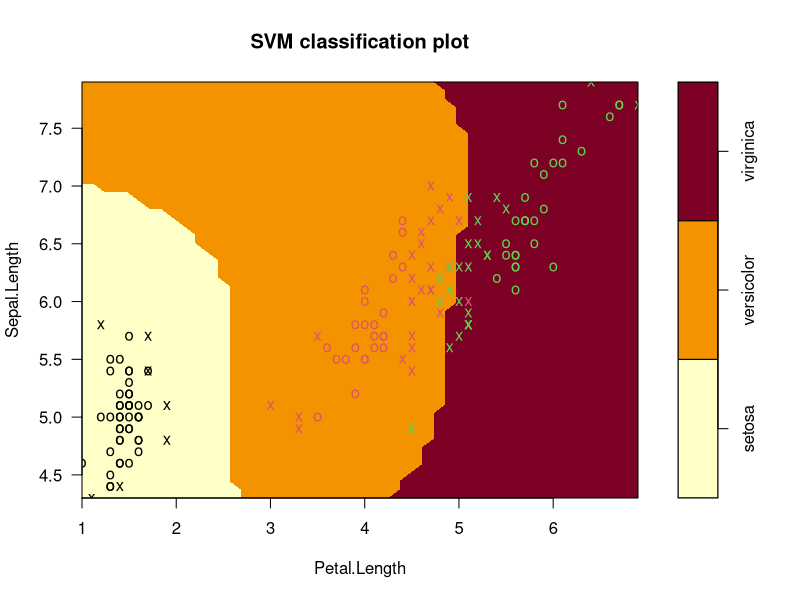
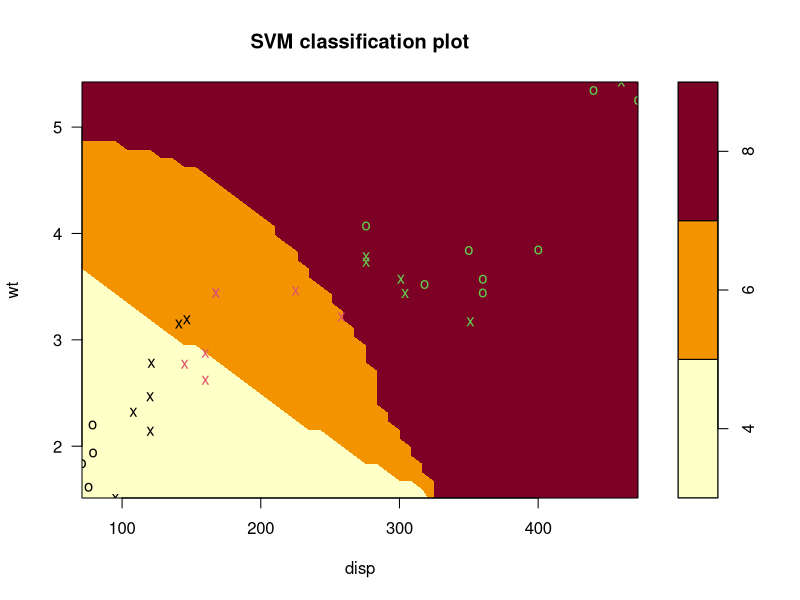
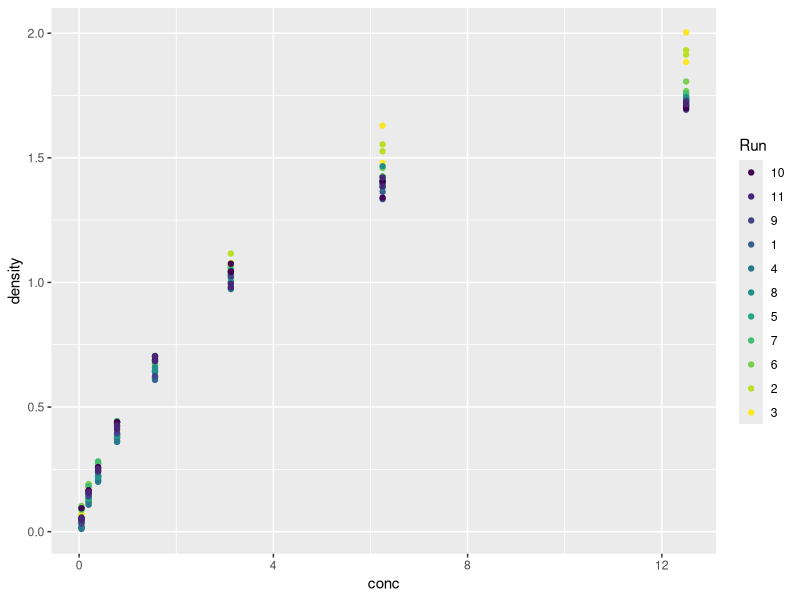
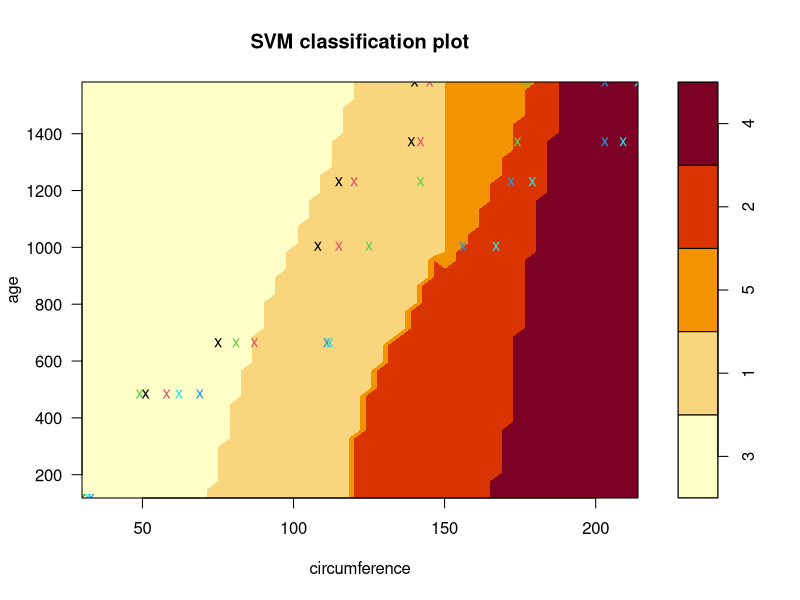
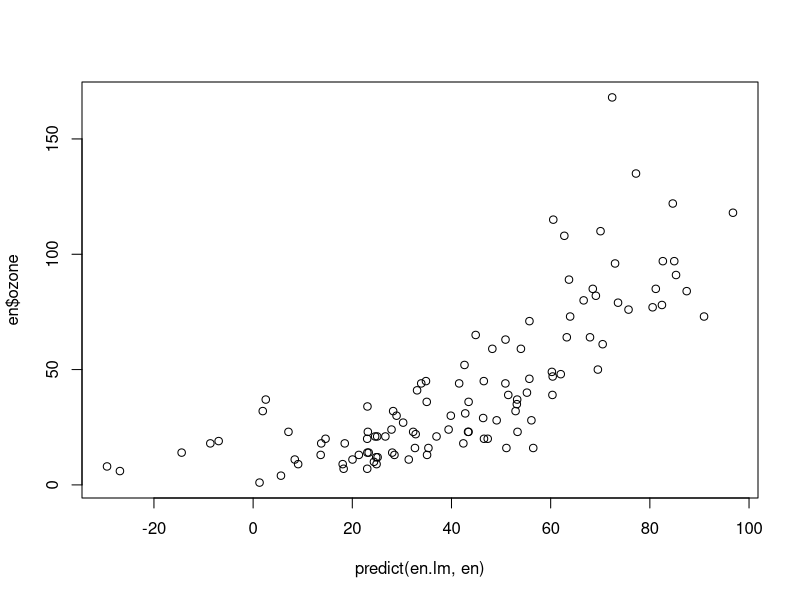
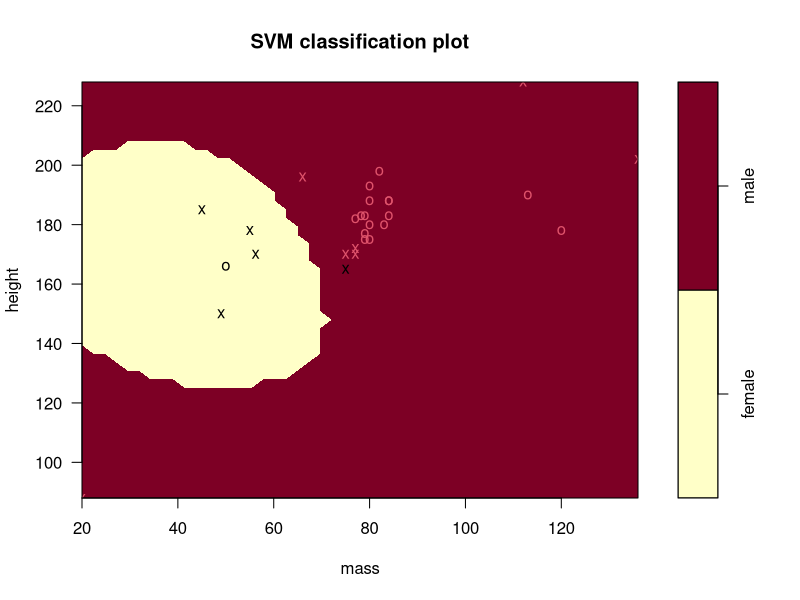
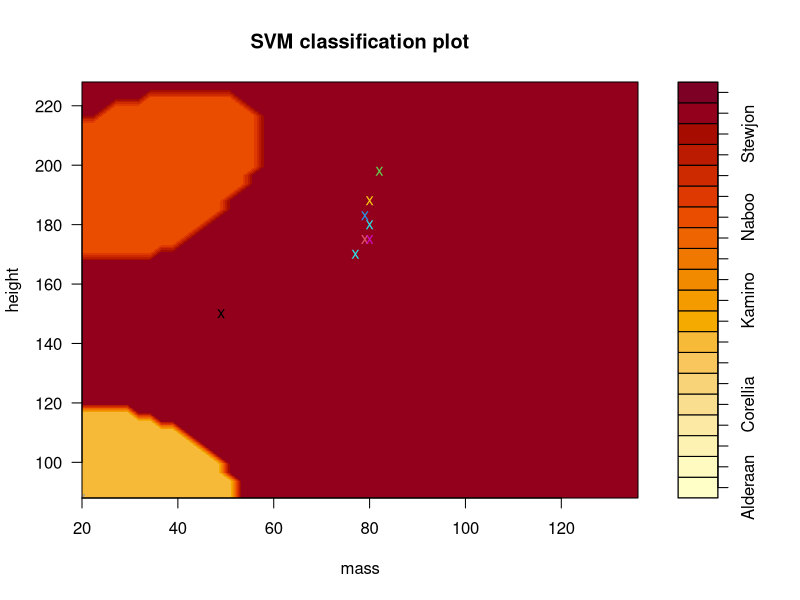

These charts were generated, in order, by the following R code:
library(e1071)
library(ggplot2)
library(purrr)
library(tidyverse)

#
data("iris")
svm_model <- svm(Species ~ Sepal.Length+Petal.Length, data=iris)
plot(svm_model, iris, Sepal.Length~Petal.Length)

#
data("mtcars")
mod=svm(as.factor(cyl)~wt+disp,data=mtcars)
plot(mod,mtcars,wt~disp)

#
library(ggplot2)
data("DNase")
d=DNase
ggplot(d)+geom_point(aes(conc,density,color=Run))

#
data("Orange")
org=Orange
org.svm=svm(as.factor(Tree)~.,org)
plot(org.svm,org,age~circumference)

#
library(lattice) ##for the dataset
data("environmental")
en=environmental
en.lm=lm(ozone~.,en)
plot(predict(en.lm,en),en$ozone)

#
data("starwars")
stw=starwars
stw=na.omit(stw)
stw
stw_svm=svm(as.factor(sex)~height+mass,stw)
plot(stw_svm,stw,height~mass)

#
data("starwars")
stw=starwars
stw=na.omit(stw)
stw
stw_svm=svm(as.factor(homeworld)~mass+height+birth_year,stw)
plot(stw_svm,stw,height~mass)
